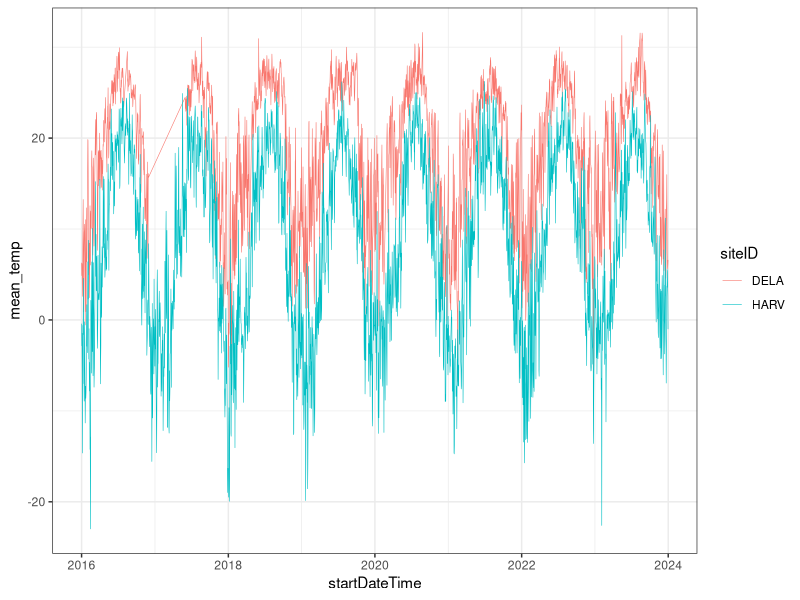
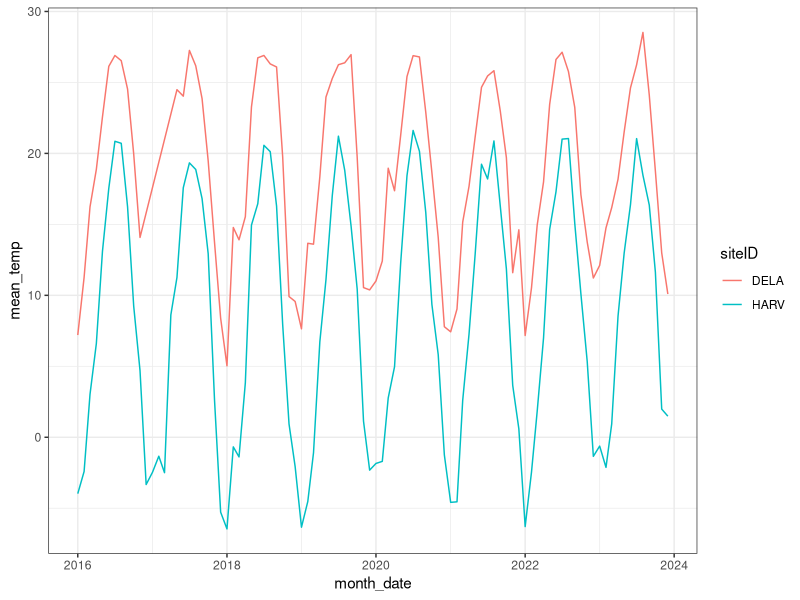
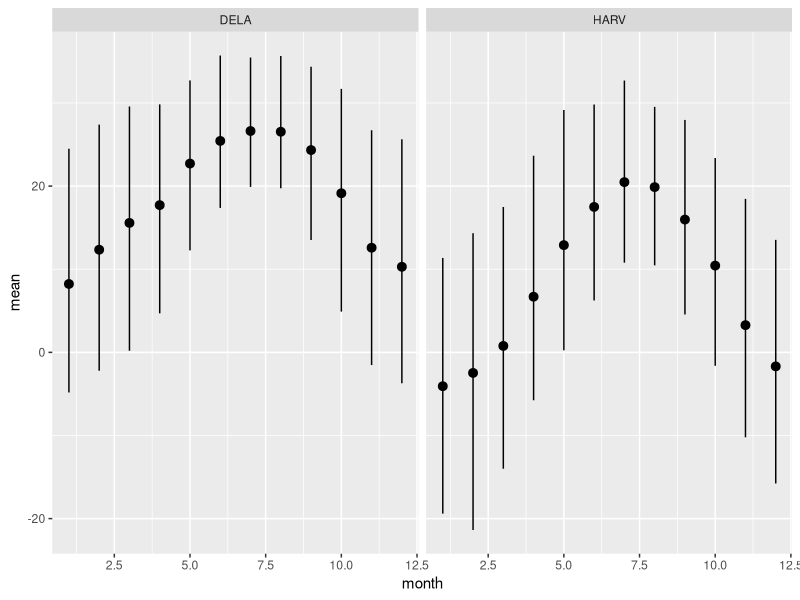

These charts were generated, in order, by the following R code:
## ---- chunk 1

#install.packages(dplyr)
#install.packages(ggplot2)
#install.packages(here)

library(tidyverse)
library(here)

## ---- chunk 2

daily_temperature_data <- read_csv(here("data","processed","daily_temp_data.csv"))

monthly_temperature_data <- read_csv(here("data", "processed", "monthly_temp_data.csv"))

## ---- chunk 3

monthly_temperature_data <- monthly_temperature_data %>% 
  mutate(month_date = make_date(year, month))

## ---- chunk 4

ggplot(
  data = daily_temperature_data,
  aes(
    x = startDateTime, 
    y = mean_temp,
    color = siteID) 
  ) +
  #facet_wrap(~siteID) +
  geom_line(size = 0.2) +
theme_bw()

## ---- chunk 5
#TODO: make line graph similar to graph above but using monthly temperatures

ggplot(
  data = monthly_temperature_data,
  aes(
    x = month_date, 
    y = mean_temp,
    color = siteID) 
  ) +
  #facet_wrap(~siteID) +
  geom_line(size = 0.5) +
theme_bw()

## ---- chunk 6

# Summarize and group monthly temperature data

monthly_temp_range <- monthly_temperature_data |>
  group_by(siteID, month) |>
  summarize(
    mean = mean(mean_temp, na.rm = TRUE),
    max = mean(max_temp, na.rm = TRUE),
    min = mean(min_temp, na.rm = TRUE)
  )

ggplot(
  monthly_temp_range,
  aes(
    x = month,
    y = mean
  )) +
geom_pointrange(
  aes(
    ymin = min,
    ymax = max
  )
) +
  facet_wrap(~siteID)

## ---- chunk 7

pathogen_status_data <- read_csv(here("data","processed","pathogen_status_data.csv"))

pathogen_status_data <- pathogen_status_data |>
  mutate(
    collectDate = as_date(collectDate)
  )

monthly_temperature_data <- read.csv(here("data", "processed", "monthly_temp_data.csv"))
